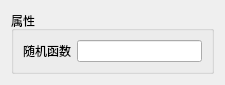
<?xml version="1.0" encoding="UTF-8"?>
<ui version="4.0">
 <class>Form</class>
 <widget class="QWidget" name="Form">
  <property name="geometry">
   <rect>
    <x>0</x>
    <y>0</y>
    <width>225</width>
    <height>70</height>
   </rect>
  </property>
  <property name="windowTitle">
   <string>Form</string>
  </property>
  <layout class="QGridLayout" name="gridLayout_2">
   <item row="0" column="0">
    <widget class="QGroupBox" name="groupBoxProperty">
     <property name="title">
      <string>属性</string>
     </property>
     <layout class="QGridLayout" name="gridLayout">
      <item row="0" column="0">
       <widget class="QLabel" name="labelRandom">
        <property name="text">
         <string>随机函数</string>
        </property>
       </widget>
      </item>
      <item row="0" column="1">
       <widget class="QLineEdit" name="lineEditRandom"/>
      </item>
     </layout>
    </widget>
   </item>
  </layout>
 </widget>
 <resources/>
 <connections/>
</ui>
